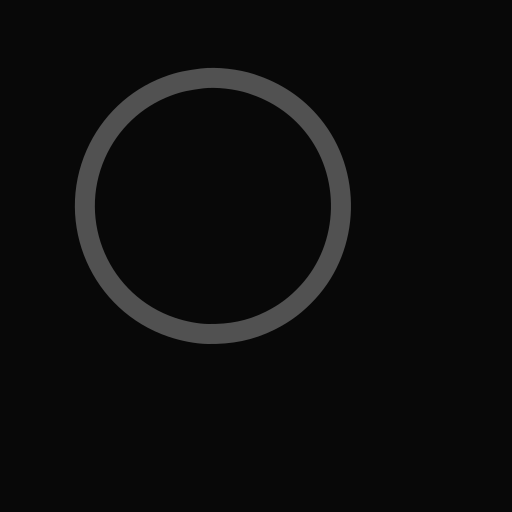
#> input picture img/circle-1.png, 512 x 512 px
$ python matplotlib-animation-of-image-list.py
#> lines starting #> are read from the running program, lines starting #| are printed output that depends on the picture
import numpy as np
import matplotlib.pyplot as plt
import matplotlib.animation as animation
import cv2

fig = plt.figure()

ims = []

img1 = cv2.imread('../../img/circle-1.png', cv2.IMREAD_GRAYSCALE)
#> img1 is the input picture: shape (512, 512); min 8, max 81, mean 12.5
img2 = cv2.imread('../../img/circle-2.png', cv2.IMREAD_GRAYSCALE)
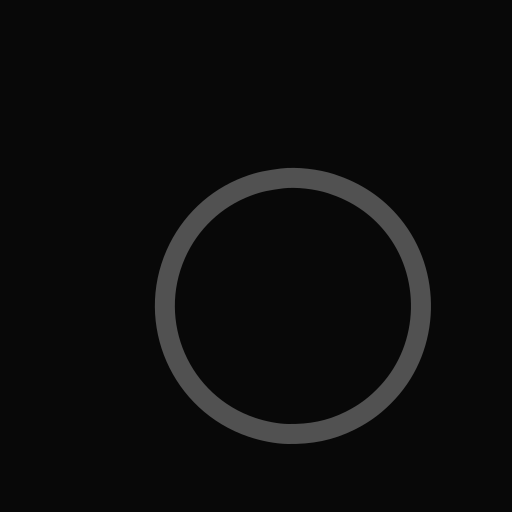
#> input picture img/circle-2.png, 512 x 512 px
#> img2 is the input picture: shape (512, 512); min 8, max 81, mean 12.5
img1 = img1.astype('float')
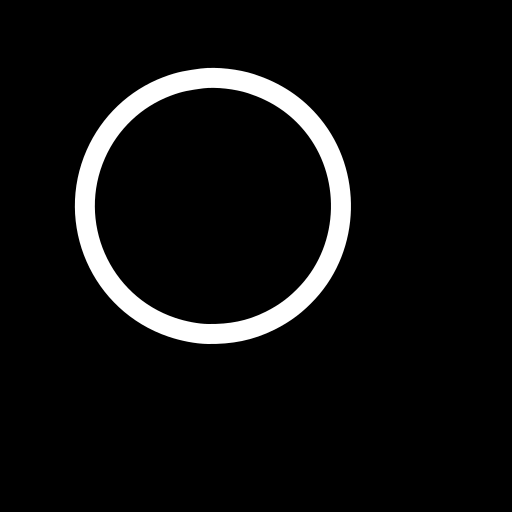
#> img1: shape (512, 512) float64; min 8, max 81, mean 12.5; drawn with min black and max white
img2 = img2.astype('float')
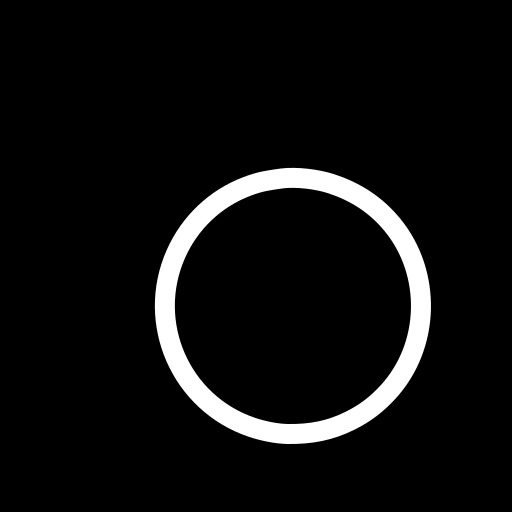
#> img2: shape (512, 512) float64; min 8, max 81, mean 12.5; drawn with min black and max white

im = plt.imshow(img1, animated=True, cmap='gray')
ims.append([im])
im = plt.imshow(img2, animated=True, cmap='gray')
ims.append([im])

im = plt.imshow(img1, animated=True, cmap='gray')
ims.append([im])
im = plt.imshow(img2, animated=True, cmap='gray')
ims.append([im])

im = plt.imshow(img1, animated=True, cmap='gray')
ims.append([im])
im = plt.imshow(img2, animated=True, cmap='gray')
ims.append([im])

im = plt.imshow(img1, animated=True, cmap='gray')
ims.append([im])
im = plt.imshow(img2, animated=True, cmap='gray')
ims.append([im])

ani = animation.ArtistAnimation(fig,
                                ims,
                                interval=5000,
                                blit=True,
                                repeat_delay=0)

# Set up formatting for the movie files
#> (the run stopped early here; a loop or call above may not have finished)
